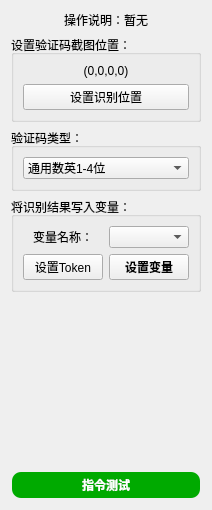
       <widget class="QWidget" name="tab_25">
        <attribute name="title">
         <string>数字验证码</string>
        </attribute>
        <layout class="QVBoxLayout" name="verticalLayout_16">
         <item>
          <widget class="QLabel" name="label_97">
           <property name="sizePolicy">
            <sizepolicy hsizetype="Preferred" vsizetype="Preferred">
             <horstretch>0</horstretch>
             <verstretch>0</verstretch>
            </sizepolicy>
           </property>
           <property name="text">
            <string>操作说明：暂无</string>
           </property>
           <property name="alignment">
            <set>Qt::AlignmentFlag::AlignCenter</set>
           </property>
           <property name="wordWrap">
            <bool>false</bool>
           </property>
           <property name="margin">
            <number>0</number>
           </property>
           <property name="indent">
            <number>-1</number>
           </property>
           <property name="openExternalLinks">
            <bool>false</bool>
           </property>
          </widget>
         </item>
         <item>
          <widget class="QGroupBox" name="groupBox_19">
           <property name="enabled">
            <bool>true</bool>
           </property>
           <property name="title">
            <string>设置验证码截图位置：</string>
           </property>
           <layout class="QGridLayout" name="gridLayout_64">
            <item row="0" column="0" colspan="2">
             <widget class="QLabel" name="label_85">
              <property name="text">
               <string>(0,0,0,0)</string>
              </property>
              <property name="alignment">
               <set>Qt::AlignmentFlag::AlignCenter</set>
              </property>
             </widget>
            </item>
            <item row="1" column="0" colspan="2">
             <widget class="QPushButton" name="pushButton_16">
              <property name="text">
               <string>设置识别位置</string>
              </property>
             </widget>
            </item>
           </layout>
          </widget>
         </item>
         <item>
          <widget class="QGroupBox" name="groupBox_60">
           <property name="enabled">
            <bool>true</bool>
           </property>
           <property name="title">
            <string>验证码类型：</string>
           </property>
           <layout class="QVBoxLayout" name="verticalLayout_53">
            <item>
             <layout class="QGridLayout" name="gridLayout_63">
              <item row="0" column="0">
               <widget class="QComboBox" name="comboBox_62">
                <item>
                 <property name="text">
                  <string>通用数英1-4位</string>
                 </property>
                </item>
                <item>
                 <property name="text">
                  <string>通用数英5-8位</string>
                 </property>
                </item>
                <item>
                 <property name="text">
                  <string>通用数英9~11位</string>
                 </property>
                </item>
                <item>
                 <property name="text">
                  <string>通用数英12位及以上</string>
                 </property>
                </item>
                <item>
                 <property name="text">
                  <string>通用数英1~6位plus</string>
                 </property>
                </item>
                <item>
                 <property name="text">
                  <string>定制-数英5位~qcs</string>
                 </property>
                </item>
                <item>
                 <property name="text">
                  <string>通用中文字符1~2位</string>
                 </property>
                </item>
                <item>
                 <property name="text">
                  <string>通用中文字符 3~5位</string>
                 </property>
                </item>
                <item>
                 <property name="text">
                  <string>通用中文字符6~8位</string>
                 </property>
                </item>
                <item>
                 <property name="text">
                  <string>通用中文字符9位及以上</string>
                 </property>
                </item>
                <item>
                 <property name="text">
                  <string>通用数字计算题</string>
                 </property>
                </item>
                <item>
                 <property name="text">
                  <string>通用中文计算题</string>
                 </property>
                </item>
               </widget>
              </item>
             </layout>
            </item>
           </layout>
          </widget>
         </item>
         <item>
          <widget class="QGroupBox" name="groupBox_62">
           <property name="title">
            <string>将识别结果写入变量：</string>
           </property>
           <layout class="QGridLayout" name="gridLayout_65" columnstretch="1,1">
            <item row="0" column="1">
             <widget class="QComboBox" name="comboBox_63" />
            </item>
            <item row="0" column="0">
             <widget class="QLabel" name="label_161">
              <property name="text">
               <string>变量名称：</string>
              </property>
              <property name="alignment">
               <set>Qt::AlignmentFlag::AlignCenter</set>
              </property>
             </widget>
            </item>
            <item row="2" column="1">
             <widget class="QPushButton" name="pushButton_55">
              <property name="font">
               <font>
                <family>微软雅黑</family>
                <bold>true</bold>
               </font>
              </property>
              <property name="text">
               <string>设置变量</string>
              </property>
             </widget>
            </item>
            <item row="2" column="0">
             <widget class="QPushButton" name="pushButton_53">
              <property name="text">
               <string>设置Token</string>
              </property>
             </widget>
            </item>
           </layout>
          </widget>
         </item>
         <item>
          <spacer name="verticalSpacer_19">
           <property name="orientation">
            <enum>Qt::Orientation::Vertical</enum>
           </property>
           <property name="sizeHint" stdset="0">
            <size>
             <width>20</width>
             <height>173</height>
            </size>
           </property>
          </spacer>
         </item>
         <item>
          <widget class="QPushButton" name="pushButton_17">
           <property name="enabled">
            <bool>true</bool>
           </property>
           <property name="palette">
            <palette>
             <active>
              <colorrole role="WindowText">
               <brush brushstyle="SolidPattern">
                <color alpha="255">
                 <red>255</red>
                 <green>255</green>
                 <blue>255</blue>
                </color>
               </brush>
              </colorrole>
              <colorrole role="Button">
               <brush brushstyle="SolidPattern">
                <color alpha="255">
                 <red>0</red>
                 <green>170</green>
                 <blue>0</blue>
                </color>
               </brush>
              </colorrole>
              <colorrole role="Text">
               <brush brushstyle="SolidPattern">
                <color alpha="255">
                 <red>255</red>
                 <green>255</green>
                 <blue>255</blue>
                </color>
               </brush>
              </colorrole>
              <colorrole role="ButtonText">
               <brush brushstyle="SolidPattern">
                <color alpha="255">
                 <red>255</red>
                 <green>255</green>
                 <blue>255</blue>
                </color>
               </brush>
              </colorrole>
              <colorrole role="Base">
               <brush brushstyle="SolidPattern">
                <color alpha="255">
                 <red>0</red>
                 <green>170</green>
                 <blue>0</blue>
                </color>
               </brush>
              </colorrole>
              <colorrole role="Window">
               <brush brushstyle="SolidPattern">
                <color alpha="255">
                 <red>0</red>
                 <green>170</green>
                 <blue>0</blue>
                </color>
               </brush>
              </colorrole>
              <colorrole role="PlaceholderText">
               <brush brushstyle="NoBrush">
                <color alpha="128">
                 <red>255</red>
                 <green>255</green>
                 <blue>255</blue>
                </color>
               </brush>
              </colorrole>
             </active>
             <inactive>
              <colorrole role="WindowText">
               <brush brushstyle="SolidPattern">
                <color alpha="255">
                 <red>255</red>
                 <green>255</green>
                 <blue>255</blue>
                </color>
               </brush>
              </colorrole>
              <colorrole role="Button">
               <brush brushstyle="SolidPattern">
                <color alpha="255">
                 <red>0</red>
                 <green>170</green>
                 <blue>0</blue>
                </color>
               </brush>
              </colorrole>
              <colorrole role="Text">
               <brush brushstyle="SolidPattern">
                <color alpha="255">
                 <red>255</red>
                 <green>255</green>
                 <blue>255</blue>
                </color>
               </brush>
              </colorrole>
              <colorrole role="ButtonText">
               <brush brushstyle="SolidPattern">
                <color alpha="255">
                 <red>255</red>
                 <green>255</green>
                 <blue>255</blue>
                </color>
               </brush>
              </colorrole>
              <colorrole role="Base">
               <brush brushstyle="SolidPattern">
                <color alpha="255">
                 <red>0</red>
                 <green>170</green>
                 <blue>0</blue>
                </color>
               </brush>
              </colorrole>
              <colorrole role="Window">
               <brush brushstyle="SolidPattern">
                <color alpha="255">
                 <red>0</red>
                 <green>170</green>
                 <blue>0</blue>
                </color>
               </brush>
              </colorrole>
              <colorrole role="PlaceholderText">
               <brush brushstyle="NoBrush">
                <color alpha="128">
                 <red>255</red>
                 <green>255</green>
                 <blue>255</blue>
                </color>
               </brush>
              </colorrole>
             </inactive>
             <disabled>
              <colorrole role="WindowText">
               <brush brushstyle="SolidPattern">
                <color alpha="255">
                 <red>255</red>
                 <green>255</green>
                 <blue>255</blue>
                </color>
               </brush>
              </colorrole>
              <colorrole role="Button">
               <brush brushstyle="SolidPattern">
                <color alpha="255">
                 <red>0</red>
                 <green>170</green>
                 <blue>0</blue>
                </color>
               </brush>
              </colorrole>
              <colorrole role="Text">
               <brush brushstyle="SolidPattern">
                <color alpha="255">
                 <red>255</red>
                 <green>255</green>
                 <blue>255</blue>
                </color>
               </brush>
              </colorrole>
              <colorrole role="ButtonText">
               <brush brushstyle="SolidPattern">
                <color alpha="92">
                 <red>0</red>
                 <green>0</green>
                 <blue>0</blue>
                </color>
               </brush>
              </colorrole>
              <colorrole role="Base">
               <brush brushstyle="SolidPattern">
                <color alpha="255">
                 <red>0</red>
                 <green>170</green>
                 <blue>0</blue>
                </color>
               </brush>
              </colorrole>
              <colorrole role="Window">
               <brush brushstyle="SolidPattern">
                <color alpha="255">
                 <red>0</red>
                 <green>170</green>
                 <blue>0</blue>
                </color>
               </brush>
              </colorrole>
              <colorrole role="PlaceholderText">
               <brush brushstyle="NoBrush">
                <color alpha="128">
                 <red>255</red>
                 <green>255</green>
                 <blue>255</blue>
                </color>
               </brush>
              </colorrole>
             </disabled>
            </palette>
           </property>
           <property name="font">
            <font>
             <family>Microsoft YaHei</family>
             <bold>true</bold>
            </font>
           </property>
           <property name="styleSheet">
            <string notr="true">QPushButton {
    background-color: rgb(0, 170, 0);
    color: white;
    border-radius: 10px; /* 设置圆角半径 */
    font-family: 'Microsoft YaHei'; /* 设置字体为微软雅黑 */
    padding: 3px 5px; /* 设置内边距，使按钮看起来更美观 */
    border: 2px solid transparent; /* 设置边框为透明 */
}

QPushButton:hover {
    background-color: rgb(0, 150, 0); /* 设置鼠标悬停时的背景颜色 */
}

QPushButton:pressed {
    background-color: rgb(0, 100, 0); /* 设置按钮按下时的背景颜色 */
}
</string>
           </property>
           <property name="text">
            <string>指令测试</string>
           </property>
          </widget>
         </item>
        </layout>
       </widget>
